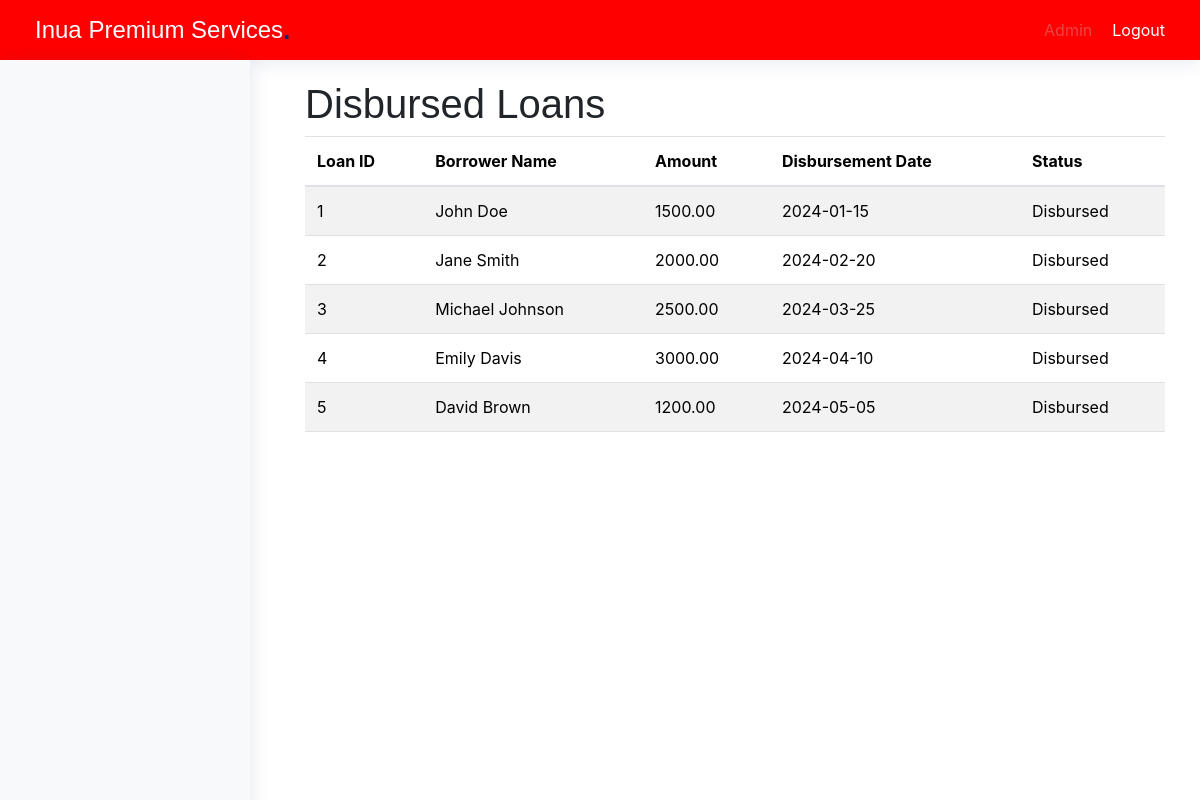
Page /admin/disbursed-loans.php on the committed database.
### tables this page shows
CREATE TABLE `disbursed_loans` (
  `loan_id` int(11) NOT NULL,
  `borrower_name` varchar(255) NOT NULL,
  `amount` decimal(10,2) NOT NULL,
  `disbursement_date` date NOT NULL,
  `status` varchar(50) NOT NULL
);

### includes/functions.php (called while the page is built, shortened)
<?php
function db_connect() {
    $host = 'localhost';
    $db = 'microfinance';
    $user = 'root';
    $pass = '';
    try {
        return new PDO("mysql:host=$host;dbname=$db", $user, $pass, [
            PDO::ATTR_ERRMODE => PDO::ERRMODE_EXCEPTION,
            PDO::ATTR_DEFAULT_FETCH_MODE => PDO::FETCH_ASSOC,
        ]);
    } catch (PDOException $e) {
        die('Connection failed: ' . $e->getMessage());
    }
}
function getDisbursedLoans() {
    $pdo = db_connect();
    $query = "SELECT loan_id, borrower_name, amount, disbursement_date, status FROM disbursed_loans";
    try {
        $stmt = $pdo->query($query);
        return $stmt->fetchAll();
    } catch (PDOException $e) {
        die("Database query failed: " . $e->getMessage());
    }
}
?>

### admin/disbursed-loans.php (the view, shortened to what this page needs)
<?php
include_once("../includes/functions.php");
$disbursedLoans = getDisbursedLoans();
?>
<!DOCTYPE html>
<html lang="en">
<head>
    <link href="assets/vendor/bootstrap/css/bootstrap.min.css" rel="stylesheet">
    <link href="assets/vendor/bootstrap-icons/bootstrap-icons.css" rel="stylesheet">
    <link href="assets/css/style.css" rel="stylesheet">
</head>
<body class="admin-page">
<?php
    include("includes/header.php");
    include("../includes/sidebar.php");
    ?>
    <main class="main">
        <section id="disbursed-loans" class="disbursed-loans section">
            <div class="container">
                <h1>Disbursed Loans</h1>
                <table class="table table-striped">
                    <thead>
                        <tr>
                            <th>Loan ID</th>
                            <th>Borrower Name</th>
                            <th>Amount</th>
                            <th>Disbursement Date</th>
                            <th>Status</th>
                        </tr>
                    </thead>
                    <tbody>
                        <?php if (!empty($disbursedLoans)): ?>
                            <?php foreach ($disbursedLoans as $loan): ?>
                                <tr>
                                    <td><?php echo htmlspecialchars($loan['loan_id']); ?></td>
                                    <td><?php echo htmlspecialchars($loan['borrower_name']); ?></td>
                                    <td><?php echo htmlspecialchars($loan['amount']); ?></td>
                                    <td><?php echo htmlspecialchars($loan['disbursement_date']); ?></td>
                                    <td><?php echo htmlspecialchars($loan['status']); ?></td>
                                </tr>
                            <?php endforeach; ?>
                        <?php else: ?>
                            <tr>
                                <td colspan="5">No disbursed loans found.</td>
                            </tr>
                        <?php endif; ?>
                    </tbody>
                </table>
            </div>
        </section>
    </main>
</body>
</html>

### admin/assets/css/style.css (style rules this page uses)
:root { scroll-behavior: smooth; }
body { font-family: "Open Sans", sans-serif; background: #f6f9ff; color: #444444; }
h1, h2, h3, h4, h5, h6 { font-family: "Nunito", sans-serif; }

### admin/disbursed-loans.php (style rules this page uses)
:root { --background-color: #ffffff; --default-color: #212529; --heading-color: #32353a; --accent-color: #e84545; --surface-color: #ffffff; --contrast-color: #ffffff; --nav-color: #3a3939; --nav-hover-color: #e84545; --nav-mobile-background-color: #ffffff; --nav-dropdown-background-color: #ffffff; --nav-dropdown-color: #3a3939; --nav-dropdown-hover-color: #e84545; }
body { background-color: var(--background-color); color: var(--default-color); font-family: 'Open Sans', sans-serif; margin: 0; }
.main { margin-left: 270px; padding: 20px; }

### rows in the picture
disbursed_loans: loan_id "1", borrower_name "John Doe", amount "1500.00", disbursement_date "2024-01-15", status "Disbursed"
disbursed_loans: loan_id "2", borrower_name "Jane Smith", amount "2000.00", disbursement_date "2024-02-20", status "Disbursed"
disbursed_loans: loan_id "3", borrower_name "Michael Johnson", amount "2500.00", disbursement_date "2024-03-25", status "Disbursed"
disbursed_loans: loan_id "4", borrower_name "Emily Davis", amount "3000.00", disbursement_date "2024-04-10", status "Disbursed"
disbursed_loans: loan_id "5", borrower_name "David Brown", amount "1200.00", disbursement_date "2024-05-05", status "Disbursed"
